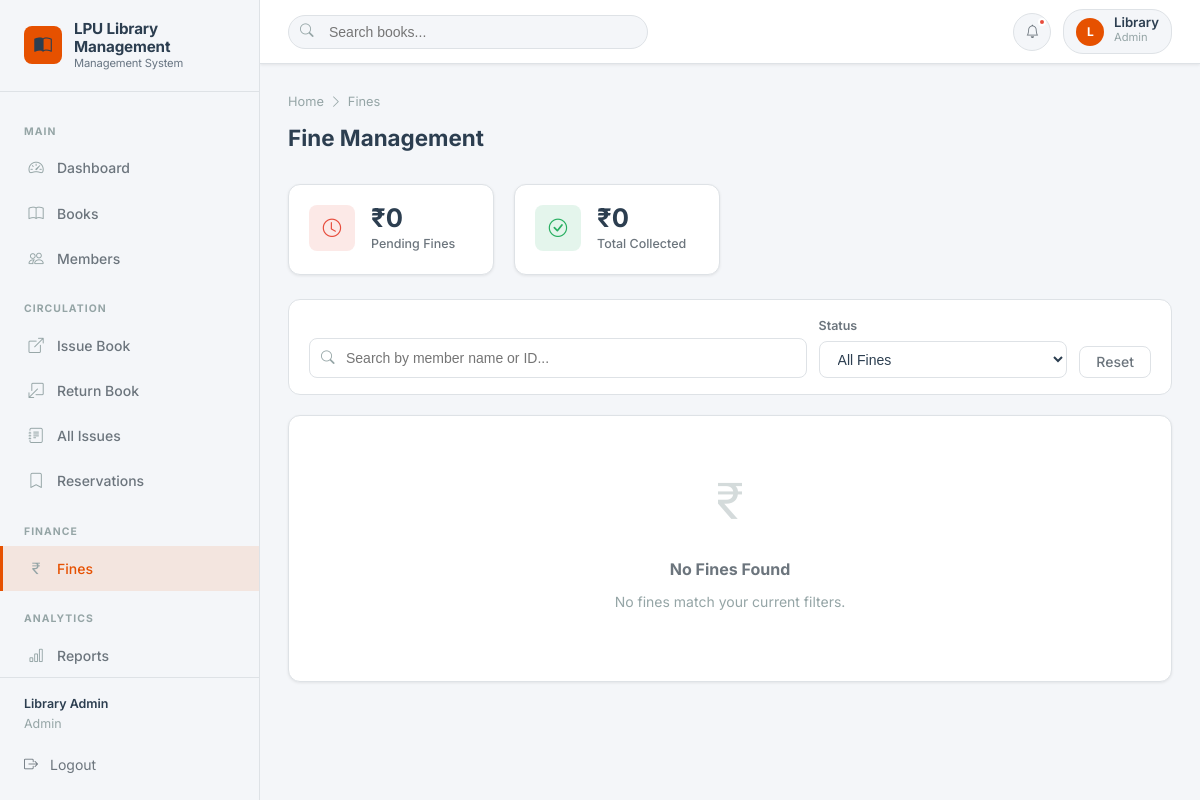
Page /fines/ (signed in) on the committed database.
### models/setting.py (models this page shows, shortened)
class Setting(db.Model):
    __tablename__ = 'settings'
    id = db.Column(db.Integer, primary_key=True)
    key = db.Column(db.String(100), unique=True, nullable=False)
    value = db.Column(db.String(500))
    description = db.Column(db.String(200))
    @staticmethod
    def get(key, default=None):
        setting = Setting.query.filter_by(key=key).first()
        return setting.value if setting else default

### models/user.py (models this page shows, shortened)
class User(db.Model):
    __tablename__ = 'users'
    id = db.Column(db.Integer, primary_key=True)
    name = db.Column(db.String(100), nullable=False)
    email = db.Column(db.String(120), unique=True, nullable=False, index=True)
    password_hash = db.Column(db.String(256), nullable=False)
    role = db.Column(db.String(20), nullable=False, default='member')  # 'admin' or 'member'
    created_at = db.Column(db.DateTime, default=datetime.utcnow)
    is_active = db.Column(db.Boolean, default=True)
    def is_admin(self):
        return self.role == 'admin'

### routes/fines.py (the view)
@fines_bp.route('/')
@admin_required
def index():
    page = request.args.get('page', 1, type=int)
    status = request.args.get('status', '')
    search = request.args.get('search', '').strip()
    query = Fine.query
    if status:
        query = query.filter_by(status=status)
    if search:
        query = query.join(Member).filter(
            (Member.name.ilike(f'%{search}%')) |
            (Member.member_id.ilike(f'%{search}%'))
        )
    fines = query.order_by(Fine.created_at.desc()).paginate(page=page, per_page=15, error_out=False)
    total_pending = db.session.query(func.sum(Fine.amount)).filter_by(status='pending').scalar() or 0
    total_collected = db.session.query(func.sum(Fine.amount)).filter_by(status='paid').scalar() or 0
    return render_template('fines/index.html',
        fines=fines, status=status, search=search,
        total_pending=total_pending, total_collected=total_collected
    )

### routes/auth.py (called while the page is built)
def admin_required(f):
    @wraps(f)
    def decorated_function(*args, **kwargs):
        if 'user_id' not in session:
            flash('Please log in to access this page.', 'warning')
            return redirect(url_for('auth.login'))
        if session.get('user_role') != 'admin':
            flash('You do not have permission to access this page.', 'danger')
            return redirect(url_for('dashboard.index'))
        return f(*args, **kwargs)
    return decorated_function

### templates/fines/index.html (shortened to what this page needs)
{% extends 'base.html' %}
{% block content %}
<div class="page-header">
  <div class="d-flex align-center justify-between">
    <div>
      <div class="breadcrumb"><a href="{{ url_for('dashboard.index') }}">Home</a> <i class="bi bi-chevron-right"></i> Fines</div>
      <h1 class="page-title">Fine Management</h1>
    </div>
  </div>
</div>
<div class="stats-grid" style="grid-template-columns:repeat(auto-fill,minmax(200px,1fr));margin-bottom:1.5rem;">
  <div class="stat-card">
    <div class="stat-icon red"><i class="bi bi-clock"></i></div>
    <div class="stat-body">
      <div class="stat-value">₹{{ '%.0f'|format(total_pending) }}</div>
      <div class="stat-label">Pending Fines</div>
    </div>
  </div>
  <div class="stat-card">
    <div class="stat-icon green"><i class="bi bi-check-circle"></i></div>
    <div class="stat-body">
      <div class="stat-value">₹{{ '%.0f'|format(total_collected) }}</div>
      <div class="stat-label">Total Collected</div>
    </div>
  </div>
</div>
<div class="filter-bar">
  <div class="search-input-wrapper" style="flex:2;">
    <i class="bi bi-search"></i>
    <input type="text" class="form-control" id="searchInput" placeholder="Search by member name or ID..." value="{{ search }}">
  </div>
  <div class="filter-group">
    <label>Status</label>
    <select class="form-select" id="statusFilter">
      <option value="">All Fines</option>
    </select>
  </div>
  <div style="display:flex;align-items:flex-end;">
    <a href="{{ url_for('fines.index') }}" class="btn btn-outline-secondary">Reset</a>
  </div>
</div>
<div class="card">
  <div class="card-body" style="padding:0;">
    {% if fines.items %}
    <div class="table-wrapper">
      <table class="data-table">
        <thead>
          <tr>
            <th>#</th>
            <th>Member</th>
            <th>Book</th>
            <th>Amount</th>
            <th>Reason</th>
            <th>Created</th>
            <th>Status</th>
            <th>Actions</th>
          </tr>
        </thead>
        <tbody>
          {% for fine in fines.items %}
          <tr>
            <td style="color:#95a5a6;font-size:0.8rem;">#{{ fine.id }}</td>
            <td>
              <div style="font-weight:600;"><a href="{{ url_for('members.view', id=fine.member_id) }}">{{ fine.member.name }}</a></div>
              <div style="font-size:0.78rem;color:#6c757d;">{{ fine.member.member_id }}</div>
            </td>
            <td style="font-size:0.85rem;">{{ fine.issue.book.title | truncate(30) }}</td>
            <td>
              <span style="font-weight:700;font-size:1rem;color:{% if fine.status == 'pending' %}#e74c3c{% else %}#27ae60{% endif %}">₹{{ '%.0f'|format(fine.amount) }}</span>
            </td>
            <td style="font-size:0.85rem;color:#6c757d;">{{ fine.reason }}</td>
            <td style="font-size:0.85rem;">{{ fine.created_at.strftime('%d %b %Y') }}</td>
            <td>
              {% if fine.status == 'pending' %}
                <span class="badge badge-danger">Pending</span>
              {% elif fine.status == 'paid' %}
                <span class="badge badge-success">Paid</span>
              {% else %}
                <span class="badge badge-secondary">Waived</span>
              {% endif %}
            </td>
            <td>
              {% if fine.status == 'pending' %}
              <div class="action-btns">
                <form method="POST" action="{{ url_for('fines.mark_paid', id=fine.id) }}" style="display:inline;">
                  <button type="submit" class="btn btn-sm btn-success" title="Mark as Paid">
                    <i class="bi bi-check-lg"></i> Paid
                  </button>
                </form>
                <form method="POST" action="{{ url_for('fines.waive', id=fine.id) }}" style="display:inline;">
                  <button type="submit" class="btn btn-sm btn-outline-secondary" title="Waive Fine">
                    Waive
                  </button>
                </form>
              </div>
              {% else %}
                <span style="font-size:0.78rem;color:#95a5a6;">{{ fine.paid_date.strftime('%d %b %Y') if fine.paid_date else '' }}</span>
              {% endif %}
            </td>
          </tr>
          {% endfor %}
        </tbody>
      </table>
    </div>
    {% if fines.pages > 1 %}
    <div style="padding:1rem;border-top:1px solid #f0f0f0;">
      <div class="pagination">
        {% if fines.has_prev %}<a href="?page={{ fines.prev_num }}&status={{ status }}&search={{ search }}" class="page-link"><i class="bi bi-chevron-left"></i></a>{% endif %}
        {% for num in fines.iter_pages(left_edge=1, right_edge=1, left_current=2, right_current=2) %}
          {% if num %}<a href="?page={{ num }}&status={{ status }}&search={{ search }}" class="page-link {% if num == fines.page %}active{% endif %}">{{ num }}</a>
          {% else %}<span class="page-link disabled">...</span>{% endif %}
        {% endfor %}
        {% if fines.has_next %}<a href="?page={{ fines.next_num }}&status={{ status }}&search={{ search }}" class="page-link"><i class="bi bi-chevron-right"></i></a>{% endif %}
      </div>
    </div>
    {% endif %}
    {% else %}
    <div class="empty-state">
      <div class="empty-icon"><i class="bi bi-currency-rupee"></i></div>
      <h5>No Fines Found</h5>
      <p>No fines match your current filters.</p>
    </div>
    {% endif %}
  </div>
</div>
{% endblock %}

### templates/base.html (shortened to what this page needs)
<!DOCTYPE html>
<html lang="en">
<head>
  <link rel="stylesheet" href="https://cdn.jsdelivr.net/npm/bootstrap-icons@1.11.3/font/bootstrap-icons.min.css">
  <link rel="stylesheet" href="{{ url_for('static', filename='css/style.css') }}">
</head>
<body>
<div class="lms-wrapper">
  <aside class="sidebar" id="sidebar">
    <div class="sidebar-brand">
      <div class="brand-icon"><i class="bi bi-book-half"></i></div>
      <div class="brand-text">
        {{ library_name }}
        <small>Management System</small>
      </div>
    </div>
    <nav class="sidebar-nav">
      {% if current_user and current_user.is_admin() %}
      <div class="nav-section-label">Main</div>
      <a href="{{ url_for('dashboard.index') }}" class="sidebar-link {% if request.endpoint == 'dashboard.index' %}active{% endif %}">
        <i class="bi bi-speedometer2"></i> Dashboard
      </a>
      <a href="{{ url_for('books.index') }}" class="sidebar-link {% if request.blueprint == 'books' %}active{% endif %}">
        <i class="bi bi-book"></i> Books
      </a>
      <a href="{{ url_for('members.index') }}" class="sidebar-link {% if request.blueprint == 'members' %}active{% endif %}">
        <i class="bi bi-people"></i> Members
      </a>
      <div class="nav-section-label">Circulation</div>
      <a href="{{ url_for('issues.issue_book') }}" class="sidebar-link {% if request.endpoint == 'issues.issue_book' %}active{% endif %}">
        <i class="bi bi-box-arrow-up-right"></i> Issue Book
      </a>
      <a href="{{ url_for('issues.return_book') }}" class="sidebar-link {% if request.endpoint == 'issues.return_book' %}active{% endif %}">
        <i class="bi bi-box-arrow-down-left"></i> Return Book
      </a>
      <a href="{{ url_for('issues.index') }}" class="sidebar-link {% if request.endpoint == 'issues.index' %}active{% endif %}">
        <i class="bi bi-journal-text"></i> All Issues
      </a>
      <a href="{{ url_for('reservations.index') }}" class="sidebar-link {% if request.blueprint == 'reservations' %}active{% endif %}">
        <i class="bi bi-bookmark"></i> Reservations
      </a>
      <div class="nav-section-label">Finance</div>
      <a href="{{ url_for('fines.index') }}" class="sidebar-link {% if request.blueprint == 'fines' %}active{% endif %}">
        <i class="bi bi-currency-rupee"></i> Fines
        {% set pending_count = namespace(val=0) %}
      </a>
      <div class="nav-section-label">Analytics</div>
      <a href="{{ url_for('reports.index') }}" class="sidebar-link {% if request.blueprint == 'reports' %}active{% endif %}">
        <i class="bi bi-bar-chart"></i> Reports
      </a>
      {% endif %}
    </nav>
    <div class="sidebar-footer">
      {% if current_user %}
      <div style="font-size:0.78rem; color:var(--text-muted); margin-bottom:0.75rem;">
        <div style="font-weight:600; color:var(--text-primary);">{{ current_user.name }}</div>
        <div>{{ current_user.role | capitalize }}</div>
      </div>
      {% endif %}
      <a href="{{ url_for('auth.logout') }}" class="logout-btn">
        <i class="bi bi-box-arrow-right"></i> Logout
      </a>
    </div>
  </aside>
  <div class="main-content">
    <header class="topbar">
      <div class="topbar-left">
        <div class="topbar-search">
          <i class="bi bi-search search-icon"></i>
          <input type="text" id="topbarSearch" placeholder="Search books..." autocomplete="off">
        </div>
      </div>
      <div class="topbar-right">
        <div style="position:relative;">
          <button class="topbar-btn" id="notifBtn" title="Notifications">
            <i class="bi bi-bell"></i>
            {% if notifications %}
            <span class="notification-dot"></span>
            {% endif %}
          </button>
        </div>
        {% if current_user %}
        <div class="user-menu">
          <div class="user-avatar">{{ current_user.name[0] | upper }}</div>
          <div class="user-info">
            <div class="user-name">{{ current_user.name.split()[0] }}</div>
            <div class="user-role">{{ current_user.role | capitalize }}</div>
          </div>
        </div>
        {% endif %}
      </div>
    </header>
    <main class="page-content">
      {% block content %}{% endblock %}
    </main>
  </div>
</div>
</body>
</html>

### rows in the picture
Setting: value "LPU Library Management"
User: name "Library Admin", role "Admin", name "L", name "Library"

### other values in the picture
{{ '%.0f'|format(total_pending) }} "0"
{{ '%.0f'|format(total_collected) }} "0"
